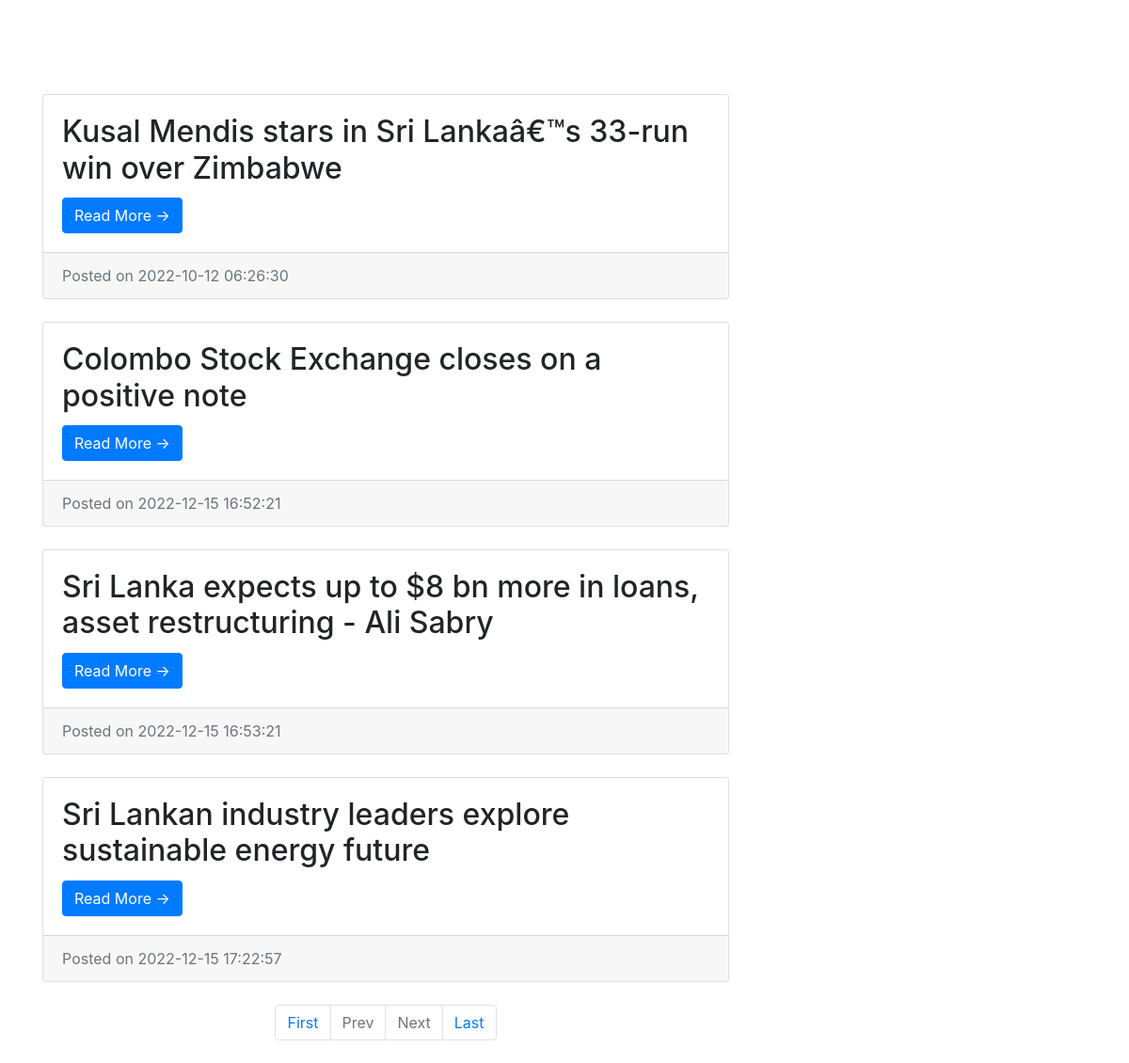
Screenshot of /search.php with the database file from the repository.
### tables this page shows
CREATE TABLE `tblposts` (
  `id` int(11) NOT NULL,
  `PostTitle` longtext DEFAULT NULL,
  `CategoryId` int(11) DEFAULT NULL,
  `SubCategoryId` int(11) DEFAULT NULL,
  `PostDetails` longtext DEFAULT NULL,
  `PostingDate` timestamp NULL DEFAULT current_timestamp(),
  `UpdationDate` timestamp NULL DEFAULT NULL ON UPDATE current_timestamp(),
  `Is_Active` int(1) DEFAULT NULL,
  `PostUrl` mediumtext DEFAULT NULL,
  `PostImage` varchar(255) DEFAULT NULL
);

### search.php (the view, shortened to what this page needs)
<!DOCTYPE html>
<html lang="en">
  <head>
    <link href="vendor/bootstrap/css/bootstrap.min.css" rel="stylesheet">
    <link href="css/modern-business.css" rel="stylesheet">
  </head>
  <body>
    <div class="container">
      <div class="row" style="margin-top: 4%">
        <div class="col-md-8">
<?php
     if (isset($_GET['pageno'])) {
            $pageno = $_GET['pageno'];
        } else {
            $pageno = 1;
        }
        $no_of_records_per_page = 8;
        $offset = ($pageno-1) * $no_of_records_per_page;
        $total_pages_sql = "SELECT COUNT(*) FROM tblposts";
        $result = mysqli_query($con,$total_pages_sql);
        $total_rows = mysqli_fetch_array($result)[0];
        $total_pages = ceil($total_rows / $no_of_records_per_page);
$query=mysqli_query($con,"select tblposts.id as pid,tblposts.PostTitle as posttitle,tblcategory.CategoryName as category,tblsubcategory.Subcategory as subcategory,tblposts.PostDetails as postdetails,tblposts.PostingDate as postingdate,tblposts.PostUrl as url from tblposts left join tblcategory on tblcategory.id=tblposts.CategoryId left join  tblsubcategory on  tblsubcategory.SubCategoryId=tblposts.SubCategoryId where tblposts.PostTitle like '%$st%' and tblposts.Is_Active=1 LIMIT $offset, $no_of_records_per_page");
$rowcount=mysqli_num_rows($query);
if($rowcount==0)
{
echo "No record found";
}
else {
while ($row=mysqli_fetch_array($query)) {
?>
          <div class="card mb-4">
            <div class="card-body">
              <h2 class="card-title"><?php echo htmlentities($row['posttitle']);?></h2>
              <a href="news-details.php?nid=<?php echo htmlentities($row['pid'])?>" class="btn btn-primary">Read More &rarr;</a>
            </div>
            <div class="card-footer text-muted">
              Posted on <?php echo htmlentities($row['postingdate']);?>
            </div>
          </div>
<?php } ?>
    <ul class="pagination justify-content-center mb-4">
        <li class="page-item"><a href="?pageno=1"  class="page-link">First</a></li>
        <li class="<?php if($pageno <= 1){ echo 'disabled'; } ?> page-item">
            <a href="<?php if($pageno <= 1){ echo '#'; } else { echo "?pageno=".($pageno - 1); } ?>" class="page-link">Prev</a>
        </li>
        <li class="<?php if($pageno >= $total_pages){ echo 'disabled'; } ?> page-item">
            <a href="<?php if($pageno >= $total_pages){ echo '#'; } else { echo "?pageno=".($pageno + 1); } ?> " class="page-link">Next</a>
        </li>
        <li class="page-item"><a href="?pageno=<?php echo $total_pages; ?>" class="page-link">Last</a></li>
    </ul>
<?php } ?>
        </div>
      </div>
    </div>

### css/modern-business.css (style rules this page uses)
body { padding-top: 54px; }
@media (min-width: 992px) { body { padding-top: 56px; } }

### rows the page displays
tblposts: PostTitle "Kusal Mendis stars in Sri Lankaâ€™s 33-run win over Zimbabwe", PostingDate "2022-10-12 06:26:30"
tblposts: PostTitle "Colombo Stock Exchange closes on a positive note", PostingDate "2022-12-15 16:52:21"
tblposts: PostTitle "Sri Lanka expects up to $8 bn more in loans, asset restructuring - Ali Sabry", PostingDate "2022-12-15 16:53:21"
tblposts: PostTitle "Sri Lankan industry leaders explore sustainable energy future", PostingDate "2022-12-15 17:22:57"
